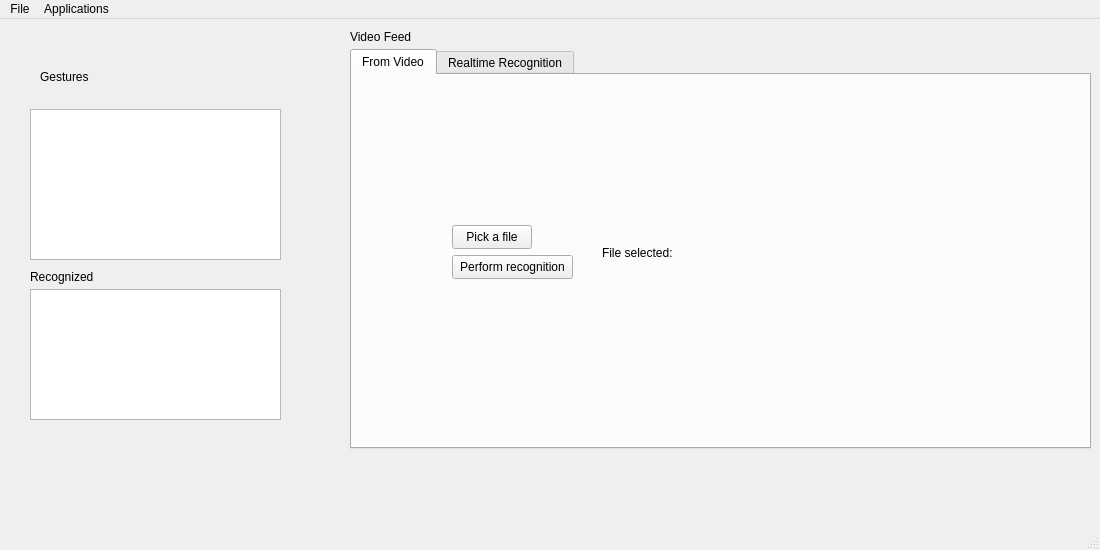
<?xml version="1.0" encoding="UTF-8"?>
<ui version="4.0">
 <class>MainWindow</class>
 <widget class="QMainWindow" name="MainWindow">
  <property name="geometry">
   <rect>
    <x>0</x>
    <y>0</y>
    <width>1100</width>
    <height>550</height>
   </rect>
  </property>
  <property name="windowTitle">
   <string>HMM Gesture Recognition</string>
  </property>
  <widget class="QWidget" name="centralWidget">
   <widget class="QLabel" name="label">
    <property name="geometry">
     <rect>
      <x>40</x>
      <y>50</y>
      <width>49</width>
      <height>16</height>
     </rect>
    </property>
    <property name="text">
     <string>Gestures</string>
    </property>
   </widget>
   <widget class="QLabel" name="label_2">
    <property name="geometry">
     <rect>
      <x>30</x>
      <y>250</y>
      <width>71</width>
      <height>16</height>
     </rect>
    </property>
    <property name="text">
     <string>Recognized</string>
    </property>
   </widget>
   <widget class="QLabel" name="label_3">
    <property name="geometry">
     <rect>
      <x>350</x>
      <y>10</y>
      <width>61</width>
      <height>16</height>
     </rect>
    </property>
    <property name="text">
     <string>Video Feed</string>
    </property>
   </widget>
   <widget class="QTabWidget" name="recognitionTabWidget">
    <property name="geometry">
     <rect>
      <x>350</x>
      <y>30</y>
      <width>741</width>
      <height>400</height>
     </rect>
    </property>
    <property name="currentIndex">
     <number>0</number>
    </property>
    <widget class="QWidget" name="videoTab">
     <attribute name="title">
      <string>From Video</string>
     </attribute>
     <widget class="QPushButton" name="videoPickButton">
      <property name="geometry">
       <rect>
        <x>100</x>
        <y>150</y>
        <width>80</width>
        <height>24</height>
       </rect>
      </property>
      <property name="text">
       <string>Pick a file</string>
      </property>
     </widget>
     <widget class="QLabel" name="label_5">
      <property name="geometry">
       <rect>
        <x>250</x>
        <y>170</y>
        <width>71</width>
        <height>16</height>
       </rect>
      </property>
      <property name="text">
       <string>File selected:</string>
      </property>
     </widget>
     <widget class="QLabel" name="selectedVideoLabel">
      <property name="geometry">
       <rect>
        <x>330</x>
        <y>170</y>
        <width>391</width>
        <height>16</height>
       </rect>
      </property>
      <property name="text">
       <string/>
      </property>
     </widget>
     <widget class="QPushButton" name="recognizeButton">
      <property name="geometry">
       <rect>
        <x>100</x>
        <y>180</y>
        <width>121</width>
        <height>24</height>
       </rect>
      </property>
      <property name="text">
       <string>Perform recognition</string>
      </property>
     </widget>
    </widget>
    <widget class="QWidget" name="realtimeTab">
     <attribute name="title">
      <string>Realtime Recognition</string>
     </attribute>
     <widget class="QLabel" name="label_4">
      <property name="geometry">
       <rect>
        <x>0</x>
        <y>0</y>
        <width>640</width>
        <height>360</height>
       </rect>
      </property>
      <property name="text">
       <string>Press the button to start using the camera</string>
      </property>
      <property name="alignment">
       <set>Qt::AlignCenter</set>
      </property>
     </widget>
     <widget class="QPushButton" name="cameraToggle">
      <property name="geometry">
       <rect>
        <x>649</x>
        <y>180</y>
        <width>81</width>
        <height>41</height>
       </rect>
      </property>
      <property name="text">
       <string>Toggle camera
 on/off</string>
      </property>
     </widget>
    </widget>
   </widget>
   <widget class="QListWidget" name="recognizedListWidget">
    <property name="geometry">
     <rect>
      <x>30</x>
      <y>270</y>
      <width>251</width>
      <height>131</height>
     </rect>
    </property>
   </widget>
   <widget class="QListWidget" name="gesturesListWidget">
    <property name="geometry">
     <rect>
      <x>30</x>
      <y>90</y>
      <width>251</width>
      <height>151</height>
     </rect>
    </property>
   </widget>
  </widget>
  <widget class="QMenuBar" name="menuBar">
   <property name="geometry">
    <rect>
     <x>0</x>
     <y>0</y>
     <width>1100</width>
     <height>21</height>
    </rect>
   </property>
   <widget class="QMenu" name="menuFile">
    <property name="title">
     <string>File</string>
    </property>
    <addaction name="actionNew_Gesture"/>
    <addaction name="actionSave_all_Gestures"/>
    <addaction name="actionLoad_Gesture_Library"/>
    <addaction name="actionExit"/>
   </widget>
   <widget class="QMenu" name="menuApplications">
    <property name="title">
     <string>Applications</string>
    </property>
    <addaction name="actionSign_Language"/>
    <addaction name="actionRobot"/>
   </widget>
   <addaction name="menuFile"/>
   <addaction name="menuApplications"/>
  </widget>
  <widget class="QStatusBar" name="statusBar"/>
  <action name="actionNew_Gesture">
   <property name="text">
    <string>New Gesture</string>
   </property>
  </action>
  <action name="actionLoad_Gesture_Library">
   <property name="text">
    <string>Load Gesture Library</string>
   </property>
   <property name="toolTip">
    <string>Load Gesture Library</string>
   </property>
  </action>
  <action name="actionExit">
   <property name="text">
    <string>Exit</string>
   </property>
  </action>
  <action name="actionSign_Language">
   <property name="text">
    <string>Sign Language</string>
   </property>
  </action>
  <action name="actionRobot">
   <property name="text">
    <string>Robot</string>
   </property>
  </action>
  <action name="actionSave_all_Gestures">
   <property name="text">
    <string>Save all Gestures</string>
   </property>
  </action>
 </widget>
 <layoutdefault spacing="6" margin="11"/>
 <resources/>
 <connections/>
</ui>
